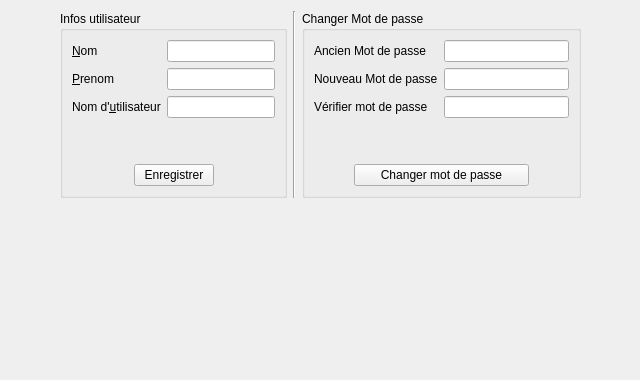
<?xml version="1.0" encoding="UTF-8"?>
<ui version="4.0">
 <class>Parametres</class>
 <widget class="QWidget" name="Parametres">
  <property name="geometry">
   <rect>
    <x>0</x>
    <y>0</y>
    <width>640</width>
    <height>380</height>
   </rect>
  </property>
  <property name="maximumSize">
   <size>
    <width>16777215</width>
    <height>16777215</height>
   </size>
  </property>
  <property name="windowTitle">
   <string>Parametres</string>
  </property>
  <layout class="QVBoxLayout" name="verticalLayout_2">
   <item>
    <layout class="QHBoxLayout" name="horizontalLayout_2">
     <property name="sizeConstraint">
      <enum>QLayout::SetMaximumSize</enum>
     </property>
     <item>
      <spacer name="horizontalSpacer">
       <property name="orientation">
        <enum>Qt::Horizontal</enum>
       </property>
       <property name="sizeHint" stdset="0">
        <size>
         <width>40</width>
         <height>20</height>
        </size>
       </property>
      </spacer>
     </item>
     <item>
      <widget class="QGroupBox" name="groupBox_2">
       <property name="maximumSize">
        <size>
         <width>16777215</width>
         <height>315</height>
        </size>
       </property>
       <property name="title">
        <string>Infos utilisateur</string>
       </property>
       <layout class="QVBoxLayout" name="verticalLayout">
        <item>
         <layout class="QFormLayout" name="formLayout">
          <property name="fieldGrowthPolicy">
           <enum>QFormLayout::FieldsStayAtSizeHint</enum>
          </property>
          <item row="0" column="0">
           <widget class="QLabel" name="nomLabel">
            <property name="text">
             <string>&amp;Nom</string>
            </property>
            <property name="buddy">
             <cstring>nomLineEdit</cstring>
            </property>
           </widget>
          </item>
          <item row="0" column="1">
           <widget class="QLineEdit" name="nomLineEdit"/>
          </item>
          <item row="1" column="0">
           <widget class="QLabel" name="prenomLabel">
            <property name="text">
             <string>&amp;Prenom</string>
            </property>
            <property name="buddy">
             <cstring>prenomLineEdit</cstring>
            </property>
           </widget>
          </item>
          <item row="1" column="1">
           <widget class="QLineEdit" name="prenomLineEdit"/>
          </item>
          <item row="2" column="0">
           <widget class="QLabel" name="unameLabel">
            <property name="text">
             <string>Nom d'&amp;utilisateur</string>
            </property>
            <property name="buddy">
             <cstring>unameLineEdit</cstring>
            </property>
           </widget>
          </item>
          <item row="2" column="1">
           <widget class="QLineEdit" name="unameLineEdit"/>
          </item>
         </layout>
        </item>
        <item>
         <spacer name="verticalSpacer_2">
          <property name="orientation">
           <enum>Qt::Vertical</enum>
          </property>
          <property name="sizeHint" stdset="0">
           <size>
            <width>20</width>
            <height>40</height>
           </size>
          </property>
         </spacer>
        </item>
        <item>
         <layout class="QHBoxLayout" name="horizontalLayout_3">
          <item>
           <spacer name="horizontalSpacer_5">
            <property name="orientation">
             <enum>Qt::Horizontal</enum>
            </property>
            <property name="sizeHint" stdset="0">
             <size>
              <width>40</width>
              <height>20</height>
             </size>
            </property>
           </spacer>
          </item>
          <item>
           <widget class="QPushButton" name="pushButton">
            <property name="maximumSize">
             <size>
              <width>220</width>
              <height>16777215</height>
             </size>
            </property>
            <property name="text">
             <string>Enregistrer</string>
            </property>
           </widget>
          </item>
          <item>
           <spacer name="horizontalSpacer_6">
            <property name="orientation">
             <enum>Qt::Horizontal</enum>
            </property>
            <property name="sizeHint" stdset="0">
             <size>
              <width>40</width>
              <height>20</height>
             </size>
            </property>
           </spacer>
          </item>
         </layout>
        </item>
       </layout>
      </widget>
     </item>
     <item>
      <widget class="Line" name="line">
       <property name="orientation">
        <enum>Qt::Vertical</enum>
       </property>
      </widget>
     </item>
     <item>
      <widget class="QGroupBox" name="groupBox">
       <property name="maximumSize">
        <size>
         <width>16777215</width>
         <height>315</height>
        </size>
       </property>
       <property name="title">
        <string>Changer Mot de passe</string>
       </property>
       <layout class="QVBoxLayout" name="verticalLayout_3">
        <item>
         <layout class="QFormLayout" name="formLayout_2">
          <item row="1" column="0">
           <widget class="QLabel" name="nouveauMotDePasseLabel">
            <property name="text">
             <string>Nouveau Mot de passe</string>
            </property>
           </widget>
          </item>
          <item row="1" column="1">
           <widget class="QLineEdit" name="nouveauMotDePasseLineEdit">
            <property name="echoMode">
             <enum>QLineEdit::Password</enum>
            </property>
           </widget>
          </item>
          <item row="2" column="0">
           <widget class="QLabel" name="vRifierMotDePasseLabel">
            <property name="text">
             <string>Vérifier mot de passe</string>
            </property>
           </widget>
          </item>
          <item row="2" column="1">
           <widget class="QLineEdit" name="verifierMotDePasseLineEdit">
            <property name="echoMode">
             <enum>QLineEdit::Password</enum>
            </property>
           </widget>
          </item>
          <item row="0" column="0">
           <widget class="QLabel" name="ancienMotDePasseLabel">
            <property name="text">
             <string>Ancien Mot de passe</string>
            </property>
           </widget>
          </item>
          <item row="0" column="1">
           <widget class="QLineEdit" name="ancienMotDePasseLineEdit"/>
          </item>
         </layout>
        </item>
        <item>
         <spacer name="verticalSpacer">
          <property name="orientation">
           <enum>Qt::Vertical</enum>
          </property>
          <property name="sizeHint" stdset="0">
           <size>
            <width>20</width>
            <height>40</height>
           </size>
          </property>
         </spacer>
        </item>
        <item>
         <layout class="QHBoxLayout" name="horizontalLayout">
          <item>
           <spacer name="horizontalSpacer_3">
            <property name="orientation">
             <enum>Qt::Horizontal</enum>
            </property>
            <property name="sizeHint" stdset="0">
             <size>
              <width>40</width>
              <height>20</height>
             </size>
            </property>
           </spacer>
          </item>
          <item>
           <widget class="QPushButton" name="pushButton_2">
            <property name="minimumSize">
             <size>
              <width>175</width>
              <height>0</height>
             </size>
            </property>
            <property name="maximumSize">
             <size>
              <width>220</width>
              <height>16777215</height>
             </size>
            </property>
            <property name="text">
             <string>Changer mot de passe</string>
            </property>
            <property name="checkable">
             <bool>false</bool>
            </property>
            <property name="autoRepeat">
             <bool>false</bool>
            </property>
            <property name="autoExclusive">
             <bool>false</bool>
            </property>
            <property name="flat">
             <bool>false</bool>
            </property>
           </widget>
          </item>
          <item>
           <spacer name="horizontalSpacer_4">
            <property name="orientation">
             <enum>Qt::Horizontal</enum>
            </property>
            <property name="sizeHint" stdset="0">
             <size>
              <width>40</width>
              <height>20</height>
             </size>
            </property>
           </spacer>
          </item>
         </layout>
        </item>
       </layout>
      </widget>
     </item>
     <item>
      <spacer name="horizontalSpacer_2">
       <property name="orientation">
        <enum>Qt::Horizontal</enum>
       </property>
       <property name="sizeHint" stdset="0">
        <size>
         <width>40</width>
         <height>20</height>
        </size>
       </property>
      </spacer>
     </item>
    </layout>
   </item>
   <item>
    <spacer name="verticalSpacer_3">
     <property name="orientation">
      <enum>Qt::Vertical</enum>
     </property>
     <property name="sizeHint" stdset="0">
      <size>
       <width>20</width>
       <height>40</height>
      </size>
     </property>
    </spacer>
   </item>
  </layout>
 </widget>
 <tabstops>
  <tabstop>nomLineEdit</tabstop>
  <tabstop>prenomLineEdit</tabstop>
  <tabstop>unameLineEdit</tabstop>
  <tabstop>pushButton</tabstop>
  <tabstop>ancienMotDePasseLineEdit</tabstop>
  <tabstop>nouveauMotDePasseLineEdit</tabstop>
  <tabstop>verifierMotDePasseLineEdit</tabstop>
  <tabstop>pushButton_2</tabstop>
 </tabstops>
 <resources/>
 <connections/>
</ui>
